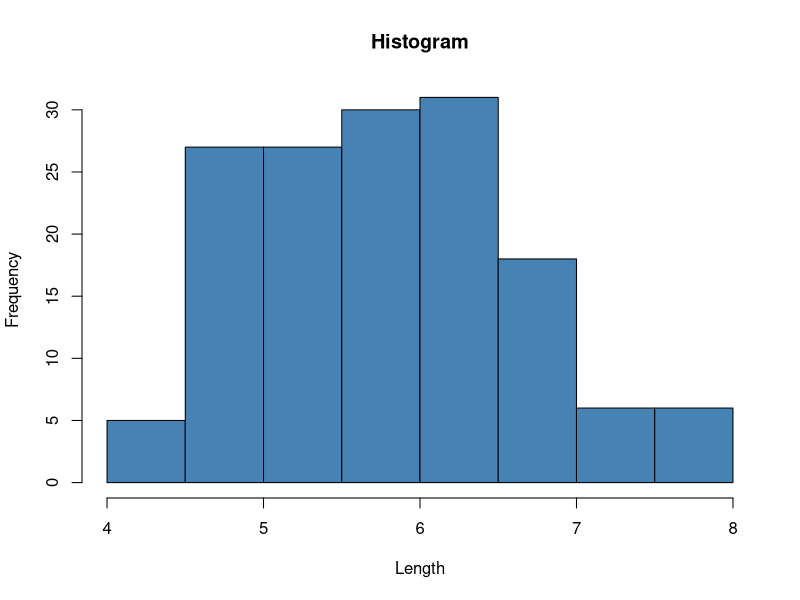

Recreate this plot in R.
data(iris)
cat("summary:\n",summary(iris))
cat("\nnames:",names(iris))
cat("\ndim:",dim(iris))
hist(iris$Sepal.Length,
     col='steelblue',
     main='Histogram',
     xlab='Length',
     ylab='Frequency')
par(mar=c(6,6,6,6))


